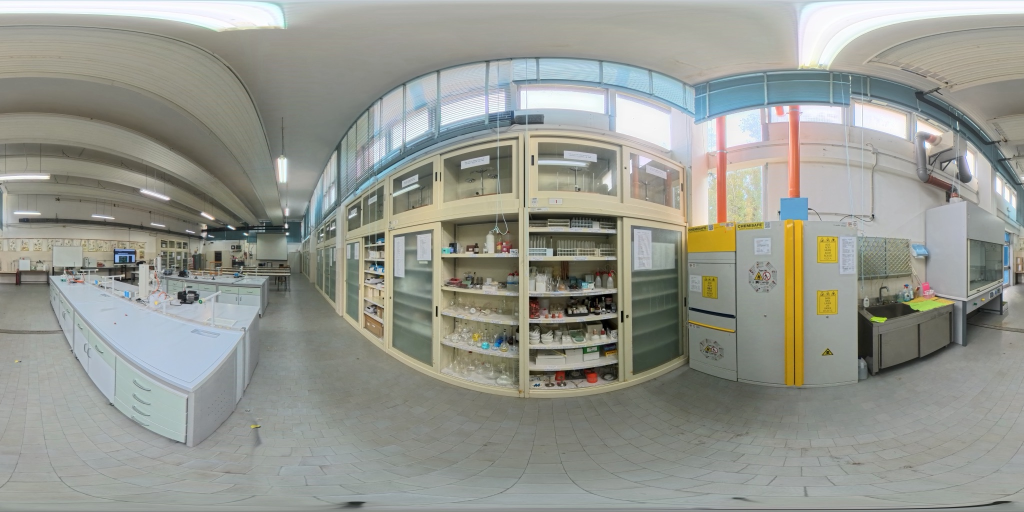
#> input picture gioco-browser/foto/chemistry_07.jpg, 2048 x 1024 px (shown at 1/2 size)
$ python sheet.py ../../foto/chemistry_07.jpg ../../foto/chemistry_09.jpg
#> lines starting #> are read from the running program, lines starting #| are printed output that depends on the picture
# Foglio di viste prospettiche: 8 direzioni + pavimento + soffitto, con etichette dello yaw
import sys, subprocess, numpy as np
from PIL import Image, ImageDraw
sys.path.insert(0, ".")
src, out = sys.argv[1], sys.argv[2]
im = np.asarray(Image.open(src).convert("RGB")); ih, iw = im.shape[:2]
#> further down, im is the input picture: shape (1024, 2048, 3); mean R, G, B 149, 151.2, 143.5
#> after `ih, iw = im.shape[:2]`: ih = 1024; iw = 2048
def view(yaw, pitch, fov, W, H):
    f = 0.5 * W / np.tan(np.radians(fov) / 2)
    xs, ys = np.meshgrid(np.arange(W) - W / 2 + 0.5, np.arange(H) - H / 2 + 0.5)
    d = np.stack([xs, -ys, np.full_like(xs, f)], -1); d /= np.linalg.norm(d, axis=-1, keepdims=True)
    p, y = np.radians(pitch), np.radians(yaw)
    Rx = np.array([[1, 0, 0], [0, np.cos(p), np.sin(p)], [0, -np.sin(p), np.cos(p)]]); Ry = np.array([[np.cos(y), 0, np.sin(y)], [0, 1, 0], [-np.sin(y), 0, np.cos(y)]])
    d = d @ Rx.T @ Ry.T
    lon = np.arctan2(d[..., 0], d[..., 2]); lat = np.arcsin(np.clip(d[..., 1], -1, 1))
    u = ((lon / (2 * np.pi) + 0.5) * iw).astype(int) % iw; v = np.clip(((0.5 - lat / np.pi) * ih).astype(int), 0, ih - 1)
    return Image.fromarray(im[v, u])
tiles = [(y, 0, 80) for y in range(0, 360, 45)] + [(0, -89.9, 90), (0, 89.9, 90)]
S = Image.new("RGB", (4 * 480, 3 * 320)); dr = ImageDraw.Draw(S)
#> after `S = Image.new('RGB', (4 * 480, 3 * 320))`: S: PIL image 1920x960 RGB; every value is 0
for i, (y, p, f) in enumerate(tiles):
    t = view(y, p, f, 480, 320); x0, y0 = (i % 4) * 480, (i // 4) * 320; S.paste(t, (x0, y0))
    dr.rectangle([x0, y0, x0 + 150, y0 + 22], fill="black"); dr.text((x0 + 5, y0 + 5), f"yaw {y} pitch {p:.0f}", fill="yellow")
#> this loop made 10 passes
#> pass 1, `t = view(y, p, f, 480, 320)`:
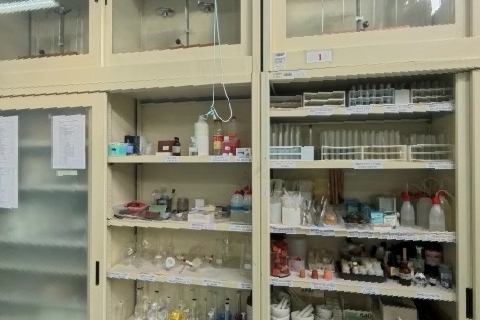
#> t: PIL image 480x320 RGB; mean R, G, B 134.4, 132.6, 113.8
#> pass 2, `t = view(y, p, f, 480, 320)`:
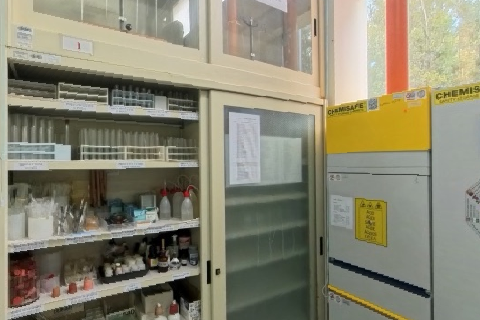
#> t: PIL image 480x320 RGB; mean R, G, B 137.9, 134.4, 114.6
#> pass 3, `t = view(y, p, f, 480, 320)`:
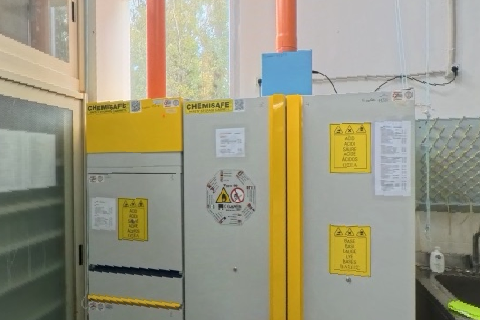
#> t: PIL image 480x320 RGB; mean R, G, B 155.7, 152.4, 130.5
#> after the loop:
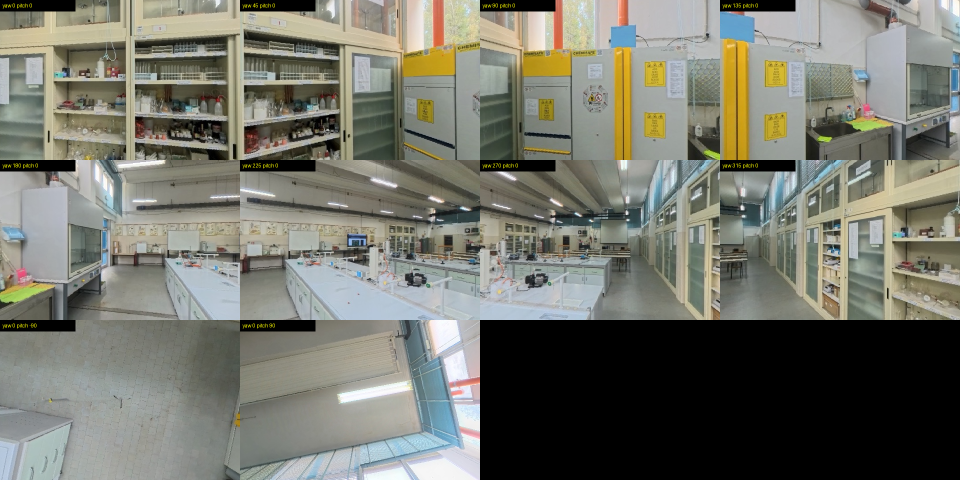
#> S: PIL image 1920x960 RGB (shown at 1/2 size); mean R, G, B 116.3, 117.2, 107.3
#> after the loop:
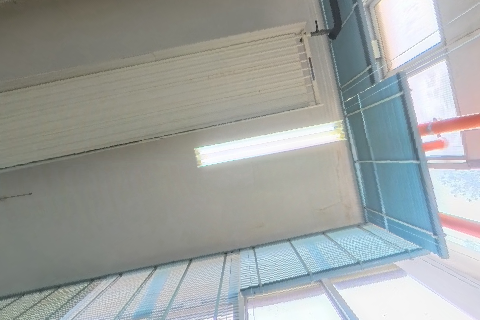
#> t: PIL image 480x320 RGB; mean R, G, B 157.8, 162.1, 160
S.save(out, quality=82)
